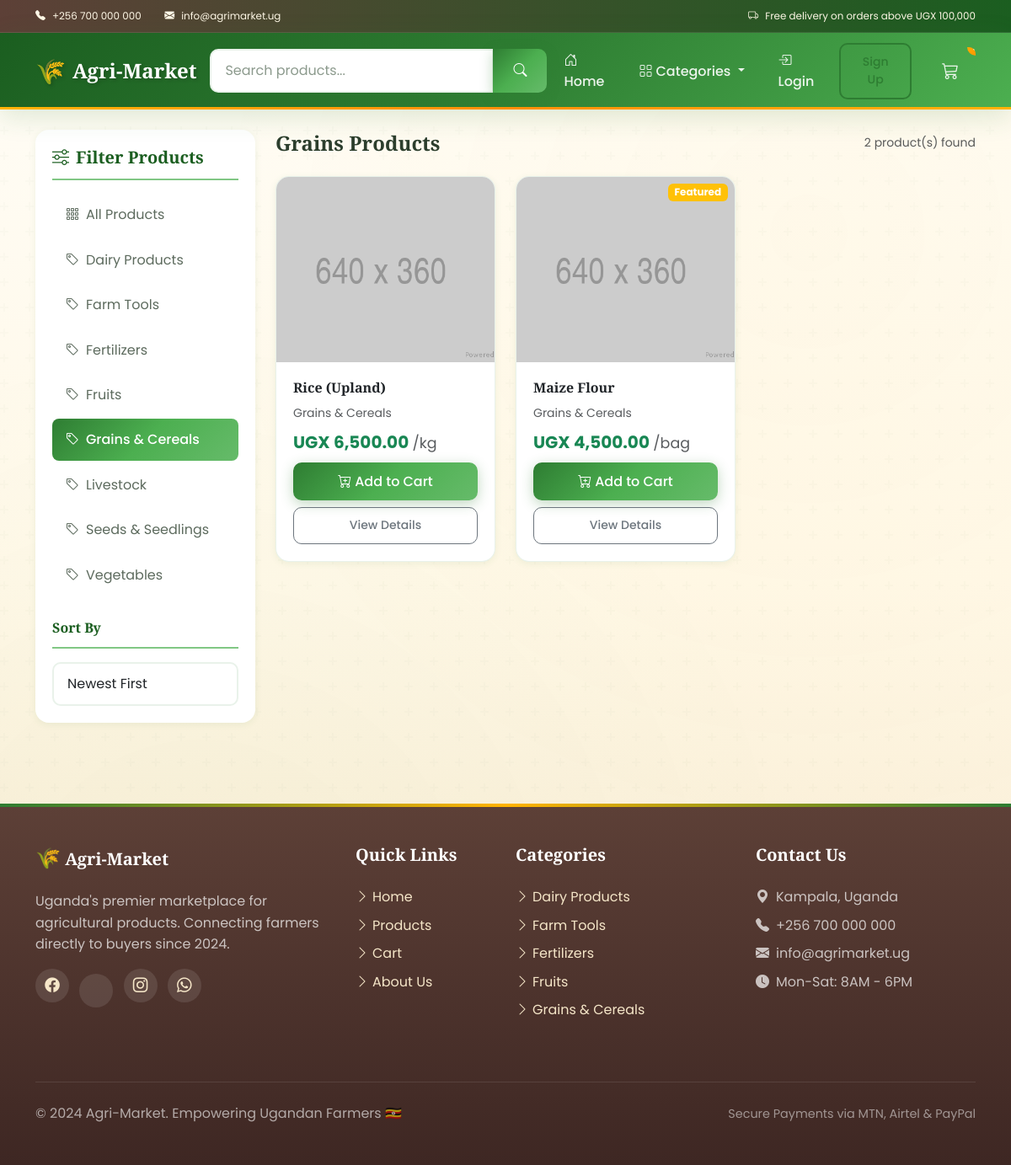
The page /?category=grains on the database its author committed.
### store/models.py (models this page shows, shortened)
class Category(models.Model):
    name = models.CharField(max_length=200)
    slug = models.SlugField(max_length=200, unique=True)
    description = models.TextField(blank=True)
    image = models.ImageField(upload_to='categories/', null=True, blank=True)
    is_active = models.BooleanField(default=True)
    created_at = models.DateTimeField(auto_now_add=True)
    updated_at = models.DateTimeField(auto_now=True)
    class Meta:
        verbose_name_plural = 'Categories'
        ordering = ['name']

class Product(models.Model):
    UNIT_CHOICES = [
        ('kg', 'Kilogram'),
        ('g', 'Gram'),
        ('piece', 'Piece'),
        ('bunch', 'Bunch'),
        ('bag', 'Bag (50kg)'),
        ('crate', 'Crate'),
        ('litre', 'Litre'),
        ('dozen', 'Dozen'),
    ]
    name = models.CharField(max_length=200)
    slug = models.SlugField(max_length=200, unique=True, blank=True)
    category = models.ForeignKey(Category, on_delete=models.SET_NULL, null=True, blank=True, related_name='products')
    description = models.TextField(blank=True)
    price = models.DecimalField(max_digits=12, decimal_places=2)
    unit = models.CharField(max_length=20, choices=UNIT_CHOICES, default='kg')
    stock = models.PositiveIntegerField(default=0)
    digital = models.BooleanField(default=False, help_text='Is this a digital product (no shipping needed)?')
    image = models.ImageField(upload_to='products/', null=True, blank=True)
    seller = models.ForeignKey(Customer, on_delete=models.SET_NULL, null=True, blank=True, related_name='products')
    is_active = models.BooleanField(default=True)
    is_featured = models.BooleanField(default=False)
    created_at = models.DateTimeField(auto_now_add=True)
    updated_at = models.DateTimeField(auto_now=True)
    class Meta:
        ordering = ['-created_at']
    @property
    def imageURL(self):
        try:
            url = self.image.url
        except:
            url = '/static/images/placeholder.png'
        return url
    @property
    def in_stock(self):
        return self.stock > 0

### store/views.py (the view)
# urls.py: path('', include('store.urls')),
def store(request):
    data = cartData(request)
    cartItems = data['cartItems']
    category_slug = request.GET.get('category')
    search_query = request.GET.get('q')
    sort_by = request.GET.get('sort', 'newest')
    products = Product.objects.filter(is_active=True)
    if category_slug:
        products = products.filter(category__slug=category_slug)
    if search_query:
        products = products.filter(
            Q(name__icontains=search_query) |
            Q(description__icontains=search_query) |
            Q(category__name__icontains=search_query)
        )
    if sort_by == 'price_low':
        products = products.order_by('price')
    elif sort_by == 'price_high':
        products = products.order_by('-price')
    elif sort_by == 'name':
        products = products.order_by('name')
    else:  # newest
        products = products.order_by('-created_at')
    paginator = Paginator(products, 12)  # 12 products per page
    page_number = request.GET.get('page')
    products = paginator.get_page(page_number)
    categories = Category.objects.filter(is_active=True)
    featured_products = Product.objects.filter(is_active=True, is_featured=True)[:4]
    context = {
        "products": products,
        "categories": categories,
        "featured_products": featured_products,
        "cartItems": cartItems,
        "current_category": category_slug,
        "search_query": search_query,
        "sort_by": sort_by,
    }
    return render(request, "store/store.html", context)

### store/context_processors.py (called while the page is built)
def cart_data(request):
    data = cartData(request)
    return {
        'cartItems': data['cartItems'],
    }

def categories(request):
    return {
        'all_categories': Category.objects.filter(is_active=True),
    }

### store/utils.py (called while the page is built, shortened)
def cookieCart(request):
    try:
        cart = json.loads(request.COOKIES.get('cart', '{}'))
    except (json.JSONDecodeError, TypeError):
        cart = {}
    items = []
    order = {
        'get_cart_total': Decimal('0'),
        'get_cart_items': 0,
        'requires_shipping': False
    }
    cartItems = 0
    return {
        'cartItems': cartItems,
        'order': order,
        'items': items
    }

### store/templates/store/store.html (shortened to what this page needs)
{% extends 'store/main.html' %}
{% load static %}
{% load humanize %}
{% block content %}
<div class="row">
    <div class="col-lg-3 mb-4">
        <div class="category-filter sticky-top" style="top: 100px;">
            <h5><i class="bi bi-sliders me-2"></i>Filter Products</h5>
                <div class="list-group list-group-flush mb-4">
                    <a href="{% url 'store' %}"
                       class="list-group-item list-group-item-action {% if not current_category %}active{% endif %}">
                        <i class="bi bi-grid-3x3-gap me-2"></i>All Products
                    </a>
                    {% for category in categories %}
                    <a href="{% url 'store' %}?category={{ category.slug }}"
                       class="list-group-item list-group-item-action {% if current_category == category.slug %}active{% endif %}">
                        <i class="bi bi-tag me-2"></i>{{ category.name }}
                    </a>
                    {% endfor %}
                </div>
                <h6 class="mb-3" style="color: var(--agri-green-dark); border-bottom: 2px solid var(--agri-green-lighter); padding-bottom: 0.75rem;">Sort By</h6>
                <select class="form-select" id="sort-select" onchange="applySorting()">
                    <option value="newest" {% if sort_by == 'newest' %}selected{% endif %}>Newest First</option>
                </select>
            </div>
        </div>
    <div class="col-lg-9">
        <div class="d-flex justify-content-between align-items-center mb-4">
            <h4 class="mb-0">
                {% if current_category %}
                    {{ current_category|title }} Products
                {% else %}
                    All Products
                {% endif %}
            </h4>
            <small class="text-muted">{{ products.paginator.count }} product(s) found</small>
        </div>
        {% if products %}
        <div class="row stagger-children">
            {% for product in products %}
            <div class="col-md-6 col-lg-4 mb-4">
                <div class="card h-100 shadow-sm product-card">
                    <div class="position-relative">
                        <a href="{% url 'product_detail' product.slug %}">
                            <img src="{{ product.imageURL }}" class="card-img-top product-image" alt="{{ product.name }}">
                        </a>
                        {% if product.is_featured %}
                        <span class="badge bg-warning position-absolute top-0 end-0 m-2">Featured</span>
                        {% endif %}
                    </div>
                    <div class="card-body d-flex flex-column">
                        <div class="d-flex justify-content-between align-items-start mb-2">
                            <h6 class="card-title mb-0">
                                <a href="{% url 'product_detail' product.slug %}" class="text-decoration-none text-dark">
                                    {{ product.name }}
                                </a>
                            </h6>
                        </div>
                        {% if product.category %}
                        <small class="text-muted mb-2">{{ product.category.name }}</small>
                        {% endif %}
                        <p class="card-text text-success fw-bold fs-5 mt-auto mb-2">
                            UGX {{ product.price|intcomma }}
                            <small class="text-muted fw-normal">/{{ product.unit }}</small>
                        </p>
                        <div class="d-grid gap-2">
                            <button data-product="{{ product.id }}" data-action="add"
                                    class="btn btn-success update-cart {% if not product.in_stock %}disabled{% endif %}">
                                <i class="bi bi-cart-plus me-1"></i>Add to Cart
                            </button>
                            <a href="{% url 'product_detail' product.slug %}" class="btn btn-outline-secondary btn-sm">
                                View Details
                            </a>
                        </div>
                    </div>
                </div>
            </div>
            {% endfor %}
        </div>
        {% endif %}
    </div>
</div>
{% endblock content %}

### store/templates/store/main.html (shortened to what this page needs)
<!DOCTYPE html>
{% load static %}
{% load humanize %}
<html lang="en">
<head>
  <link href="https://cdn.jsdelivr.net/npm/bootstrap@5.3.0/dist/css/bootstrap.min.css" rel="stylesheet">
  <link rel="stylesheet" href="https://cdn.jsdelivr.net/npm/bootstrap-icons@1.10.0/font/bootstrap-icons.css">
  <link rel="stylesheet" href="{% static 'css/main.css' %}">
</head>
<body>
  <div class="top-bar d-none d-md-block">
    <div class="container">
      <div class="row align-items-center">
        <div class="col-md-6">
          <small><i class="bi bi-telephone-fill me-2"></i>+256 700 000 000</small>
          <small class="ms-4"><i class="bi bi-envelope-fill me-2"></i>info@agrimarket.ug</small>
        </div>
        <div class="col-md-6 text-end">
          <small><i class="bi bi-truck me-2"></i>Free delivery on orders above UGX 100,000</small>
        </div>
      </div>
    </div>
  </div>
  <nav class="navbar navbar-expand-lg navbar-dark sticky-top">
    <div class="container">
      <a class="navbar-brand" href="{% url 'store' %}">
        Agri-Market
      </a>
      <div class="collapse navbar-collapse" id="navbarMain">
        <form class="d-flex mx-auto my-2 my-lg-0" action="{% url 'store' %}" method="GET" style="max-width: 400px; width: 100%;">
          <div class="input-group">
            <input class="form-control" type="search" name="q" placeholder="Search products..."
                   value="{{ search_query|default:'' }}" aria-label="Search">
            <button class="btn btn-success" type="submit">
              <i class="bi bi-search"></i>
            </button>
          </div>
        </form>
        <ul class="navbar-nav ms-auto align-items-center">
          <li class="nav-item">
            <a class="nav-link" href="{% url 'store' %}"><i class="bi bi-house-door me-1"></i>Home</a>
          </li>
          <li class="nav-item dropdown">
            <a class="nav-link dropdown-toggle" href="#" id="categoriesDropdown" role="button"
               data-bs-toggle="dropdown" aria-expanded="false">
              <i class="bi bi-grid me-1"></i>Categories
            </a>
          </li>
          {% if user.is_authenticated %}
          <li class="nav-item dropdown">
            <a class="nav-link dropdown-toggle" href="#" id="userDropdown" role="button"
               data-bs-toggle="dropdown" aria-expanded="false">
              <i class="bi bi-person-circle me-1"></i>{{ user.username }}
            </a>
            <ul class="dropdown-menu dropdown-menu-end" aria-labelledby="userDropdown">
              <li><a class="dropdown-item" href="{% url 'profile' %}"><i class="bi bi-person me-2"></i>My Profile</a></li>
              <li><a class="dropdown-item" href="{% url 'wishlist' %}"><i class="bi bi-heart me-2"></i>Wishlist</a></li>
              <li><hr class="dropdown-divider"></li>
              <li><a class="dropdown-item text-danger" href="{% url 'logout' %}"><i class="bi bi-box-arrow-right me-2"></i>Logout</a></li>
            </ul>
          </li>
          {% else %}
          <li class="nav-item">
            <a class="nav-link" href="{% url 'login' %}"><i class="bi bi-box-arrow-in-right me-1"></i>Login</a>
          </li>
          <li class="nav-item">
            <a class="btn btn-outline-success btn-sm ms-2" href="{% url 'register' %}">Sign Up</a>
          </li>
          {% endif %}
          <li class="nav-item ms-3">
            <a class="nav-link position-relative" href="{% url 'cart' %}">
              <i class="bi bi-cart3 fs-5"></i>
              <span class="position-absolute top-0 start-100 translate-middle badge rounded-pill bg-danger" id="cart-total">
              </span>
            </a>
          </li>
        </ul>
      </div>
    </div>
  </nav>
  <main class="py-4">
    <div class="container">
      {% block content %}
      {% endblock content %}
    </div>
  </main>
  <footer class="py-5 mt-5">
    <div class="container">
      <div class="row">
        <div class="col-lg-4 mb-4">
          <h5><span style="font-size: 1.5rem;">🌾</span> Agri-Market</h5>
          <p style="color: rgba(255,255,255,0.7);">Uganda's premier marketplace for agricultural products. Connecting farmers directly to buyers since 2024.</p>
          <div class="social-links mt-3">
            <a href="#"><i class="bi bi-facebook"></i></a>
            <a href="#"></a>
            <a href="#"><i class="bi bi-instagram"></i></a>
            <a href="#"><i class="bi bi-whatsapp"></i></a>
          </div>
        </div>
        <div class="col-6 col-lg-2 mb-4">
          <h5>Quick Links</h5>
          <ul class="list-unstyled">
            <li class="mb-2"><a href="{% url 'store' %}"><i class="bi bi-chevron-right me-1"></i>Home</a></li>
            <li class="mb-2"><a href="{% url 'store' %}"><i class="bi bi-chevron-right me-1"></i>Products</a></li>
            <li class="mb-2"><a href="{% url 'cart' %}"><i class="bi bi-chevron-right me-1"></i>Cart</a></li>
            <li class="mb-2"><a href="#"><i class="bi bi-chevron-right me-1"></i>About Us</a></li>
          </ul>
        </div>
        <div class="col-6 col-lg-3 mb-4">
          <h5>Categories</h5>
          <ul class="list-unstyled">
            {% for category in all_categories|slice:":5" %}
            <li class="mb-2"><a href="{% url 'store' %}?category={{ category.slug }}"><i class="bi bi-chevron-right me-1"></i>{{ category.name }}</a></li>
            {% empty %}
            <li class="mb-2" style="color: rgba(255,255,255,0.5);">No categories yet</li>
            {% endfor %}
          </ul>
        </div>
        <div class="col-lg-3 mb-4">
          <h5>Contact Us</h5>
          <ul class="list-unstyled" style="color: rgba(255,255,255,0.7);">
            <li class="mb-2"><i class="bi bi-geo-alt-fill me-2"></i>Kampala, Uganda</li>
            <li class="mb-2"><i class="bi bi-telephone-fill me-2"></i>+256 700 000 000</li>
            <li class="mb-2"><i class="bi bi-envelope-fill me-2"></i>info@agrimarket.ug</li>
            <li class="mb-2"><i class="bi bi-clock-fill me-2"></i>Mon-Sat: 8AM - 6PM</li>
          </ul>
        </div>
      </div>
      <div class="footer-bottom">
        <div class="row align-items-center">
          <div class="col-md-6 text-center text-md-start">
            <p class="mb-0" style="color: rgba(255,255,255,0.6);">&copy; 2024 Agri-Market. Empowering Ugandan Farmers 🇺🇬</p>
          </div>
          <div class="col-md-6 text-center text-md-end mt-3 mt-md-0">
            <span style="color: rgba(255,255,255,0.5); font-size: 0.9rem;">Secure Payments via MTN, Airtel & PayPal</span>
          </div>
        </div>
      </div>
    </div>
  </footer>
</body>
</html>

### rows shown on the page
Category: name "Dairy Products"
Category: name "Farm Tools"
Category: name "Fertilizers"
Category: name "Fruits"
Category: name "Grains & Cereals", slug "Grains"
Category: name "Livestock"
Category: name "Seeds & Seedlings"
Category: name "Vegetables"
Product: name "Rice (Upland)", category.name "Grains & Cereals", price "6,500.00", unit "kg"
Product: is_featured "Featured", name "Maize Flour", category.name "Grains & Cereals", price "4,500.00", unit "bag"

### other values the page prints
{{ products.paginator.count }} "2"
